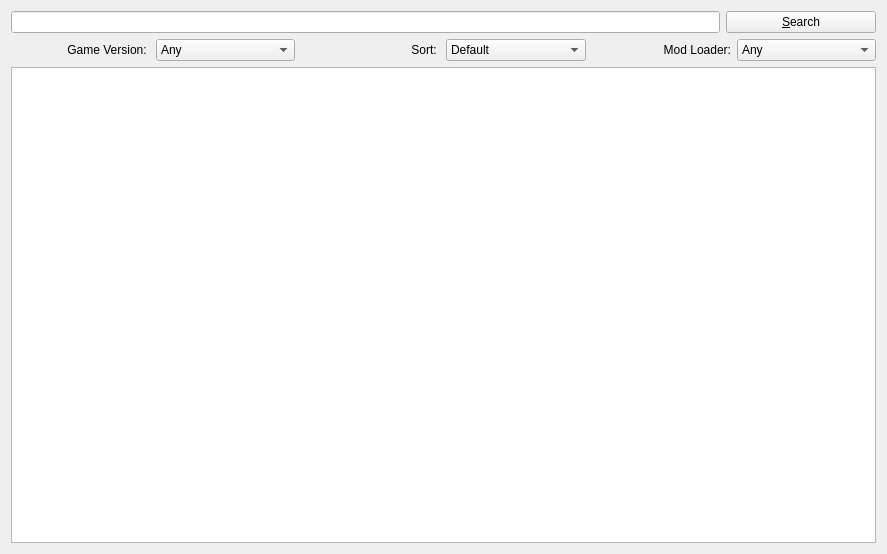
<?xml version="1.0" encoding="UTF-8"?>
<ui version="4.0">
 <class>CurseforgeModBrowser</class>
 <widget class="QWidget" name="CurseforgeModBrowser">
  <property name="geometry">
   <rect>
    <x>0</x>
    <y>0</y>
    <width>887</width>
    <height>554</height>
   </rect>
  </property>
  <property name="windowTitle">
   <string>Form</string>
  </property>
  <layout class="QGridLayout" name="gridLayout">
   <item row="0" column="0">
    <layout class="QHBoxLayout" name="horizontalLayout">
     <item>
      <widget class="QLineEdit" name="searchText"/>
     </item>
     <item>
      <widget class="QPushButton" name="searchButton">
       <property name="sizePolicy">
        <sizepolicy hsizetype="Fixed" vsizetype="Fixed">
         <horstretch>0</horstretch>
         <verstretch>0</verstretch>
        </sizepolicy>
       </property>
       <property name="minimumSize">
        <size>
         <width>150</width>
         <height>0</height>
        </size>
       </property>
       <property name="maximumSize">
        <size>
         <width>150</width>
         <height>16777215</height>
        </size>
       </property>
       <property name="text">
        <string>&amp;Search</string>
       </property>
      </widget>
     </item>
    </layout>
   </item>
   <item row="1" column="0">
    <layout class="QHBoxLayout" name="horizontalLayout_2">
     <item>
      <widget class="QLabel" name="label">
       <property name="text">
        <string>Game Version: </string>
       </property>
       <property name="alignment">
        <set>Qt::AlignRight|Qt::AlignTrailing|Qt::AlignVCenter</set>
       </property>
       <property name="buddy">
        <cstring>versionSelect</cstring>
       </property>
      </widget>
     </item>
     <item>
      <widget class="QComboBox" name="versionSelect">
       <item>
        <property name="text">
         <string>Any</string>
        </property>
       </item>
      </widget>
     </item>
     <item>
      <widget class="QLabel" name="label_2">
       <property name="text">
        <string>Sort: </string>
       </property>
       <property name="alignment">
        <set>Qt::AlignRight|Qt::AlignTrailing|Qt::AlignVCenter</set>
       </property>
       <property name="buddy">
        <cstring>sortSelect</cstring>
       </property>
      </widget>
     </item>
     <item>
      <widget class="QComboBox" name="sortSelect">
       <item>
        <property name="text">
         <string>Default</string>
        </property>
       </item>
       <item>
        <property name="text">
         <string>Date Created</string>
        </property>
       </item>
       <item>
        <property name="text">
         <string>Last Updated</string>
        </property>
       </item>
       <item>
        <property name="text">
         <string>Name</string>
        </property>
       </item>
       <item>
        <property name="text">
         <string>Popularity</string>
        </property>
       </item>
       <item>
        <property name="text">
         <string>Total Downloads</string>
        </property>
       </item>
      </widget>
     </item>
     <item>
      <widget class="QLabel" name="label_3">
       <property name="text">
        <string>Mod Loader:</string>
       </property>
       <property name="alignment">
        <set>Qt::AlignRight|Qt::AlignTrailing|Qt::AlignVCenter</set>
       </property>
      </widget>
     </item>
     <item>
      <widget class="QComboBox" name="loaderSelect">
       <item>
        <property name="text">
         <string>Any</string>
        </property>
       </item>
       <item>
        <property name="text">
         <string>Fabric</string>
        </property>
       </item>
       <item>
        <property name="text">
         <string>Forge</string>
        </property>
       </item>
       <item>
        <property name="text">
         <string>Rift</string>
        </property>
       </item>
      </widget>
     </item>
    </layout>
   </item>
   <item row="2" column="0">
    <widget class="QListWidget" name="modListWidget">
     <property name="verticalScrollMode">
      <enum>QAbstractItemView::ScrollPerPixel</enum>
     </property>
    </widget>
   </item>
  </layout>
 </widget>
 <resources/>
 <connections>
  <connection>
   <sender>searchText</sender>
   <signal>returnPressed()</signal>
   <receiver>searchButton</receiver>
   <slot>click()</slot>
   <hints>
    <hint type="sourcelabel">
     <x>351</x>
     <y>19</y>
    </hint>
    <hint type="destinationlabel">
     <x>446</x>
     <y>27</y>
    </hint>
   </hints>
  </connection>
 </connections>
</ui>
